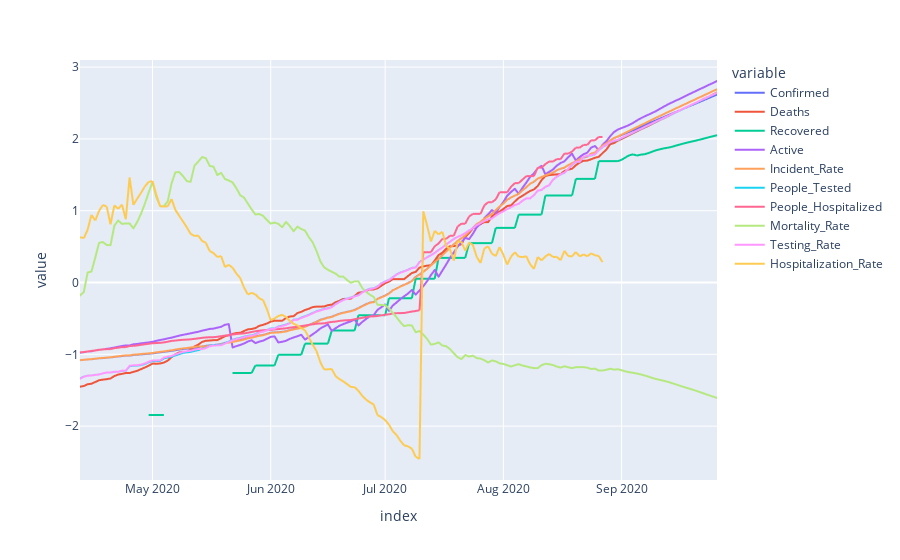

The notebook cell saved with this chart:
### Code cell
state = 'Alabama'
pd.concat([state_dfs[state], state_forecasts[state]]).plot()

### Figure 1 — Plotly figure (JSON) as saved in the notebook; plotly's stock layout.template omitted (floating-point values rounded to 4 significant figures; data arrays with more than 128 entries replaced by an {"elided": "..."} marker saying what was removed)
{"data": [{"hovertemplate": "variable=Confirmed<br>index=%{x}<br>value=%{y}<extra></extra>", "legendgroup": "Confirmed", "line": {"color": "#636efa", "dash": "solid"}, "mode": "lines", "name": "Confirmed", "showlegend": true, "type": "scattergl", "x": {"elided": "168 str values"}, "xaxis": "x", "y": {"elided": "168 float values"}, "yaxis": "y"}, {"hovertemplate": "variable=Deaths<br>index=%{x}<br>value=%{y}<extra></extra>", "legendgroup": "Deaths", "line": {"color": "#EF553B", "dash": "solid"}, "mode": "lines", "name": "Deaths", "showlegend": true, "type": "scattergl", "x": {"elided": "168 str values"}, "xaxis": "x", "y": {"elided": "168 float values"}, "yaxis": "y"}, {"hovertemplate": "variable=Recovered<br>index=%{x}<br>value=%{y}<extra></extra>", "legendgroup": "Recovered", "line": {"color": "#00cc96", "dash": "solid"}, "mode": "lines", "name": "Recovered", "showlegend": true, "type": "scattergl", "x": {"elided": "168 str values"}, "xaxis": "x", "y": {"elided": "168 float values"}, "yaxis": "y"}, {"hovertemplate": "variable=Active<br>index=%{x}<br>value=%{y}<extra></extra>", "legendgroup": "Active", "line": {"color": "#ab63fa", "dash": "solid"}, "mode": "lines", "name": "Active", "showlegend": true, "type": "scattergl", "x": {"elided": "168 str values"}, "xaxis": "x", "y": {"elided": "168 float values"}, "yaxis": "y"}, {"hovertemplate": "variable=Incident_Rate<br>index=%{x}<br>value=%{y}<extra></extra>", "legendgroup": "Incident_Rate", "line": {"color": "#FFA15A", "dash": "solid"}, "mode": "lines", "name": "Incident_Rate", "showlegend": true, "type": "scattergl", "x": {"elided": "168 str values"}, "xaxis": "x", "y": {"elided": "168 float values"}, "yaxis": "y"}, {"hovertemplate": "variable=People_Tested<br>index=%{x}<br>value=%{y}<extra></extra>", "legendgroup": "People_Tested", "line": {"color": "#19d3f3", "dash": "solid"}, "mode": "lines", "name": "People_Tested", "showlegend": true, "type": "scattergl", "x": {"elided": "168 str values"}, "xaxis": "x", "y": {"elided": "168 float values"}, "yaxis": "y"}, {"hovertemplate": "variable=People_Hospitalized<br>index=%{x}<br>value=%{y}<extra></extra>", "legendgroup": "People_Hospitalized", "line": {"color": "#FF6692", "dash": "solid"}, "mode": "lines", "name": "People_Hospitalized", "showlegend": true, "type": "scattergl", "x": {"elided": "168 str values"}, "xaxis": "x", "y": {"elided": "168 float values"}, "yaxis": "y"}, {"hovertemplate": "variable=Mortality_Rate<br>index=%{x}<br>value=%{y}<extra></extra>", "legendgroup": "Mortality_Rate", "line": {"color": "#B6E880", "dash": "solid"}, "mode": "lines", "name": "Mortality_Rate", "showlegend": true, "type": "scattergl", "x": {"elided": "168 str values"}, "xaxis": "x", "y": {"elided": "168 float values"}, "yaxis": "y"}, {"hovertemplate": "variable=Testing_Rate<br>index=%{x}<br>value=%{y}<extra></extra>", "legendgroup": "Testing_Rate", "line": {"color": "#FF97FF", "dash": "solid"}, "mode": "lines", "name": "Testing_Rate", "showlegend": true, "type": "scattergl", "x": {"elided": "168 str values"}, "xaxis": "x", "y": {"elided": "168 float values"}, "yaxis": "y"}, {"hovertemplate": "variable=Hospitalization_Rate<br>index=%{x}<br>value=%{y}<extra></extra>", "legendgroup": "Hospitalization_Rate", "line": {"color": "#FECB52", "dash": "solid"}, "mode": "lines", "name": "Hospitalization_Rate", "showlegend": true, "type": "scattergl", "x": {"elided": "168 str values"}, "xaxis": "x", "y": {"elided": "168 float values"}, "yaxis": "y"}], "layout": {"legend": {"title": {"text": "variable"}, "tracegroupgap": 0}, "margin": {"t": 60}, "xaxis": {"anchor": "y", "domain": [0, 1], "title": {"text": "index"}}, "yaxis": {"anchor": "x", "domain": [0, 1], "title": {"text": "value"}}}}
